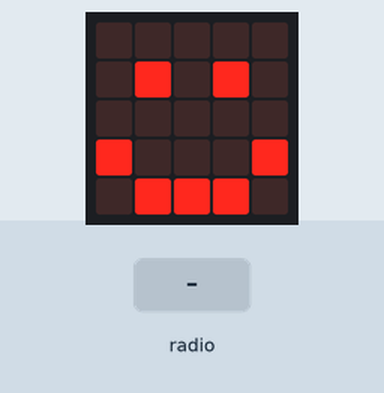
Simulated run of this program. Board: BBC micro:bit (MakeCode). On the bench: the board's 5×5 LED display. Inputs (shaded band) come from the test bench.

Above: at 1.2 s.
1.3 s: radio message "1" arrives
At 2.2 s:
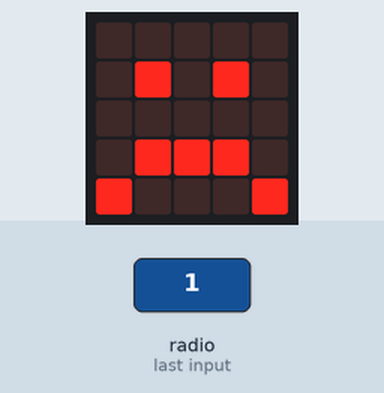
3.3 s: radio message "0" arrives
At 4.6 s:
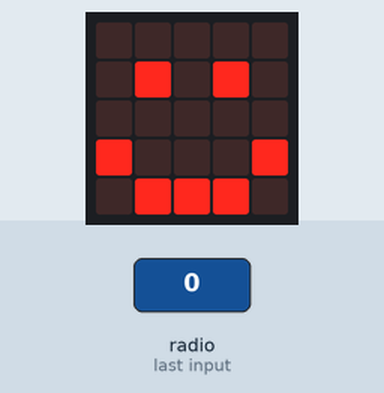
Timing chart, 0 to 6.3 s (numbered marks = the images above; inputs shaded):
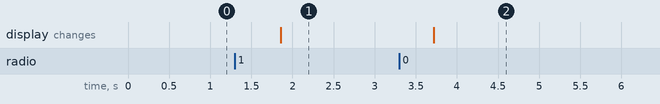

The program:

main.ts
```typescript
radio.onReceivedNumber(function (receivedNumber) {
    alarmaa = receivedNumber
})
let alarmaa = 0
radio.setGroup(120)
basic.forever(function () {
    if (alarmaa == 0) {
        basic.showIcon(IconNames.Happy)
    } else if (alarmaa == 1) {
        basic.showIcon(IconNames.Sad)
    }
})
```

test.ts
```typescript
// aquí va el archivo "tests"; esto no se compilará cuando este paquete se utilice como una extensión.
```

Measured:
- after the input at 1.3 s, the display: changes after 0.56 s (image 1)
- after the input at 3.3 s, the display: changes after 0.42 s (image 2)
